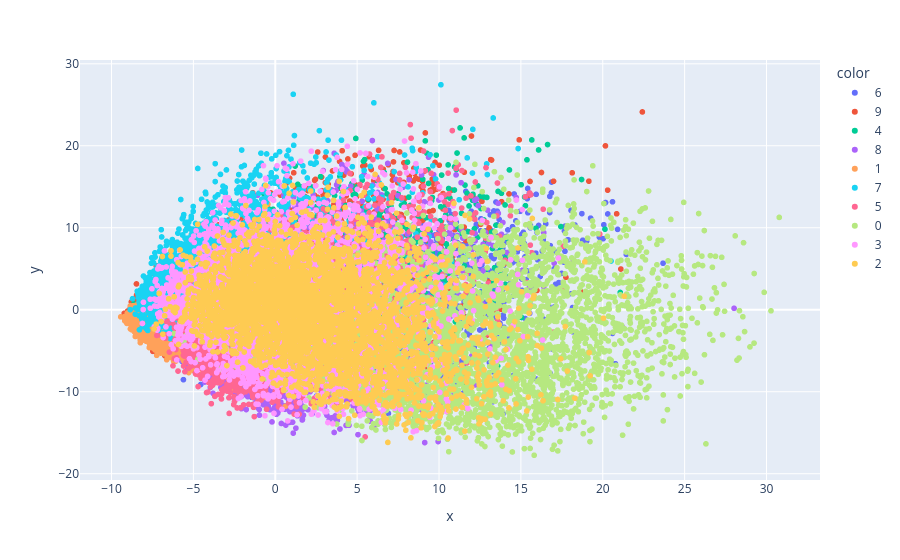

The cell this chart's notebook holds for it:
### Code cell
import plotly.express as px

pca = PCA(n_components=2)
X_train_trf = pca.fit_transform(X_train)

# Converting class to string configuration for Plotly's tracking color markers
y_train_str = y_train.astype(str)
fig = px.scatter(x=X_train_trf[:, 0], y=X_train_trf[:, 1], color=y_train_str)
fig.show()

### Figure 1 — Plotly figure (JSON) as saved in the notebook; plotly's stock layout.template omitted (floating-point values rounded to 4 significant figures; data arrays with more than 128 entries replaced by an {"elided": "..."} marker saying what was removed)
{"data": [{"hovertemplate": "color=6<br>x=%{x}<br>y=%{y}<extra></extra>", "legendgroup": "6", "marker": {"color": "#636efa", "symbol": "circle"}, "mode": "markers", "name": "6", "showlegend": true, "type": "scattergl", "x": {"elided": "3949 float values"}, "xaxis": "x", "y": {"elided": "3949 float values"}, "yaxis": "y"}, {"hovertemplate": "color=9<br>x=%{x}<br>y=%{y}<extra></extra>", "legendgroup": "9", "marker": {"color": "#EF553B", "symbol": "circle"}, "mode": "markers", "name": "9", "showlegend": true, "type": "scattergl", "x": {"elided": "3967 float values"}, "xaxis": "x", "y": {"elided": "3967 float values"}, "yaxis": "y"}, {"hovertemplate": "color=4<br>x=%{x}<br>y=%{y}<extra></extra>", "legendgroup": "4", "marker": {"color": "#00cc96", "symbol": "circle"}, "mode": "markers", "name": "4", "showlegend": true, "type": "scattergl", "x": {"elided": "3911 float values"}, "xaxis": "x", "y": {"elided": "3911 float values"}, "yaxis": "y"}, {"hovertemplate": "color=8<br>x=%{x}<br>y=%{y}<extra></extra>", "legendgroup": "8", "marker": {"color": "#ab63fa", "symbol": "circle"}, "mode": "markers", "name": "8", "showlegend": true, "type": "scattergl", "x": {"elided": "3886 float values"}, "xaxis": "x", "y": {"elided": "3886 float values"}, "yaxis": "y"}, {"hovertemplate": "color=1<br>x=%{x}<br>y=%{y}<extra></extra>", "legendgroup": "1", "marker": {"color": "#FFA15A", "symbol": "circle"}, "mode": "markers", "name": "1", "showlegend": true, "type": "scattergl", "x": {"elided": "4554 float values"}, "xaxis": "x", "y": {"elided": "4554 float values"}, "yaxis": "y"}, {"hovertemplate": "color=7<br>x=%{x}<br>y=%{y}<extra></extra>", "legendgroup": "7", "marker": {"color": "#19d3f3", "symbol": "circle"}, "mode": "markers", "name": "7", "showlegend": true, "type": "scattergl", "x": {"elided": "4146 float values"}, "xaxis": "x", "y": {"elided": "4146 float values"}, "yaxis": "y"}, {"hovertemplate": "color=5<br>x=%{x}<br>y=%{y}<extra></extra>", "legendgroup": "5", "marker": {"color": "#FF6692", "symbol": "circle"}, "mode": "markers", "name": "5", "showlegend": true, "type": "scattergl", "x": {"elided": "3642 float values"}, "xaxis": "x", "y": {"elided": "3642 float values"}, "yaxis": "y"}, {"hovertemplate": "color=0<br>x=%{x}<br>y=%{y}<extra></extra>", "legendgroup": "0", "marker": {"color": "#B6E880", "symbol": "circle"}, "mode": "markers", "name": "0", "showlegend": true, "type": "scattergl", "x": {"elided": "3929 float values"}, "xaxis": "x", "y": {"elided": "3929 float values"}, "yaxis": "y"}, {"hovertemplate": "color=3<br>x=%{x}<br>y=%{y}<extra></extra>", "legendgroup": "3", "marker": {"color": "#FF97FF", "symbol": "circle"}, "mode": "markers", "name": "3", "showlegend": true, "type": "scattergl", "x": {"elided": "4047 float values"}, "xaxis": "x", "y": {"elided": "4047 float values"}, "yaxis": "y"}, {"hovertemplate": "color=2<br>x=%{x}<br>y=%{y}<extra></extra>", "legendgroup": "2", "marker": {"color": "#FECB52", "symbol": "circle"}, "mode": "markers", "name": "2", "showlegend": true, "type": "scattergl", "x": {"elided": "3969 float values"}, "xaxis": "x", "y": {"elided": "3969 float values"}, "yaxis": "y"}], "layout": {"legend": {"title": {"text": "color"}, "tracegroupgap": 0}, "margin": {"t": 60}, "xaxis": {"anchor": "y", "domain": [0, 1], "title": {"text": "x"}}, "yaxis": {"anchor": "x", "domain": [0, 1], "title": {"text": "y"}}}}
